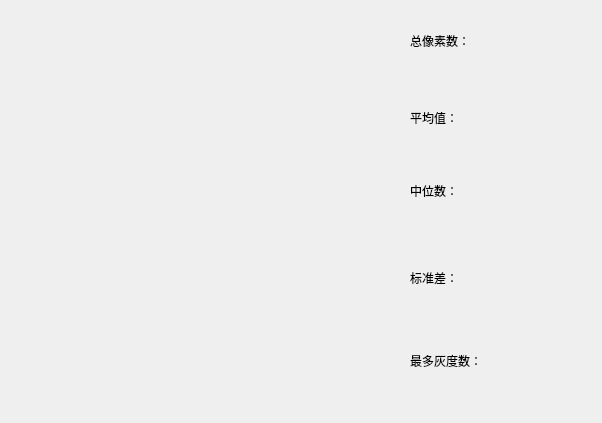
<?xml version="1.0" encoding="UTF-8"?>
<ui version="4.0">
 <class>GrayHistogram</class>
 <widget class="QWidget" name="GrayHistogram">
  <property name="geometry">
   <rect>
    <x>0</x>
    <y>0</y>
    <width>602</width>
    <height>423</height>
   </rect>
  </property>
  <property name="windowTitle">
   <string>Form</string>
  </property>
  <widget class="QLabel" name="label_histogram">
   <property name="geometry">
    <rect>
     <x>20</x>
     <y>30</y>
     <width>331</width>
     <height>371</height>
    </rect>
   </property>
   <property name="text">
    <string/>
   </property>
  </widget>
  <widget class="QLabel" name="label">
   <property name="geometry">
    <rect>
     <x>410</x>
     <y>30</y>
     <width>61</width>
     <height>21</height>
    </rect>
   </property>
   <property name="text">
    <string>总像素数：</string>
   </property>
  </widget>
  <widget class="QLabel" name="label_2">
   <property name="geometry">
    <rect>
     <x>410</x>
     <y>110</y>
     <width>81</width>
     <height>16</height>
    </rect>
   </property>
   <property name="text">
    <string>平均值：</string>
   </property>
  </widget>
  <widget class="QLabel" name="label_3">
   <property name="geometry">
    <rect>
     <x>410</x>
     <y>180</y>
     <width>51</width>
     <height>21</height>
    </rect>
   </property>
   <property name="text">
    <string>中位数：</string>
   </property>
  </widget>
  <widget class="QLabel" name="label_4">
   <property name="geometry">
    <rect>
     <x>410</x>
     <y>270</y>
     <width>51</width>
     <height>16</height>
    </rect>
   </property>
   <property name="text">
    <string>标准差：</string>
   </property>
  </widget>
  <widget class="QLabel" name="label_pixel_sum">
   <property name="geometry">
    <rect>
     <x>490</x>
     <y>20</y>
     <width>71</width>
     <height>31</height>
    </rect>
   </property>
   <property name="text">
    <string/>
   </property>
  </widget>
  <widget class="QLabel" name="label_gray_mean">
   <property name="geometry">
    <rect>
     <x>490</x>
     <y>100</y>
     <width>71</width>
     <height>31</height>
    </rect>
   </property>
   <property name="text">
    <string/>
   </property>
  </widget>
  <widget class="QLabel" name="label_gray_mid">
   <property name="geometry">
    <rect>
     <x>490</x>
     <y>180</y>
     <width>71</width>
     <height>31</height>
    </rect>
   </property>
   <property name="text">
    <string/>
   </property>
  </widget>
  <widget class="QLabel" name="label_gray_sd">
   <property name="geometry">
    <rect>
     <x>490</x>
     <y>260</y>
     <width>71</width>
     <height>31</height>
    </rect>
   </property>
   <property name="text">
    <string/>
   </property>
  </widget>
  <widget class="QLabel" name="label_5">
   <property name="geometry">
    <rect>
     <x>410</x>
     <y>350</y>
     <width>71</width>
     <height>21</height>
    </rect>
   </property>
   <property name="text">
    <string>最多灰度数：</string>
   </property>
  </widget>
  <widget class="QLabel" name="label_gray_max">
   <property name="geometry">
    <rect>
     <x>493</x>
     <y>350</y>
     <width>61</width>
     <height>31</height>
    </rect>
   </property>
   <property name="text">
    <string/>
   </property>
  </widget>
 </widget>
 <resources/>
 <connections/>
</ui>
